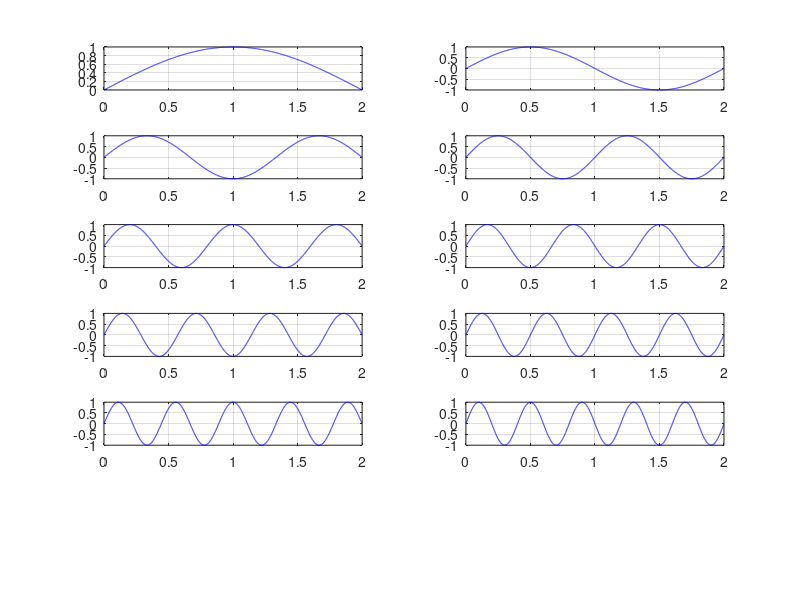
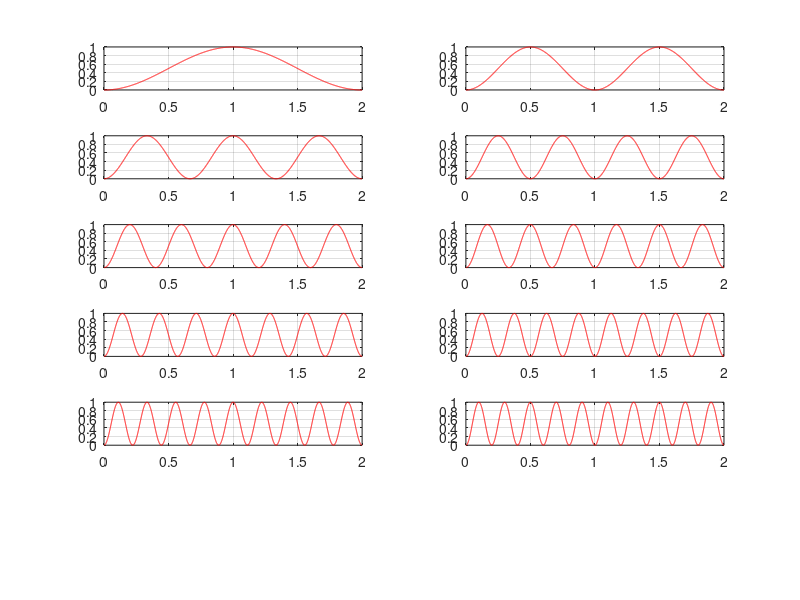

Here is the MATLAB script that generated these plots, in order: (Note: this script raises an error after producing the figures.)
clear; clc;

m=9.109E-31;
h=6.626E-34;
h_ = h / (2 * pi);
L=2;


n= (1:10);

E1= ((h_^2*pi^2)/(2*m*L));
E= E1.*n.^2;


x=(0:0.0005:L);

for i=1:length(n)
    Yn(i,:) = sqrt(2/L).*sin( (( i.*pi.*x ) ./ L) );
    PDF(i,:) = Yn(i,:).^2;
  
 figure(1)
 hold on
 subplot(6,2,i) ;
 plot(x,Yn(i,:),'b') ; % Wave f
 grid on ; % mostrar retícula

 figure(2)
 hold on
 subplot(6,2,i) ;
 plot(x,PDF(i,:),'r') ; % Plot the probability density
 grid on ; % mostrar retícula

end
   


%% Probabilidad de encontrar la particula

n_=2;
a=0.4*L;
b=0.6*L;
x_dat= x(x >= a & x <= b);

PDF_ = PDF(n_,:);
PDF_dat=PDF_(x >= a & x <= b);
[~ , Prob ] = Int(x_dat, PDF_dat, 0);

fprintf('La Probabilidad de encontar al electron entre %.2f y %.2f es de %.3f %% \n',a,b, Prob*100) ;

%% Valor esperado de la posicion

for i=1:length(n)

[~ , Valor_x(i) ] = Int(x, x.*PDF(i,:), 0);
fprintf('Para (n=%.0f) <x> = %.3fL \n',i,Valor_x(i)/L) ;

end

%%
%INTEGRAL
function [Int_Indef, Int_def ] = Int(x,y, y0)

Int_Indef =zeros(size(y)) ;
areas=diff(x).*(y(1:end-1)+y(2:end))/2 ;
Int_def=sum(areas) ;
Int_Indef=[0, cumsum(areas)];

Int_def=y0 + Int_def ;
Int_Indef=y0 + Int_Indef;

end
